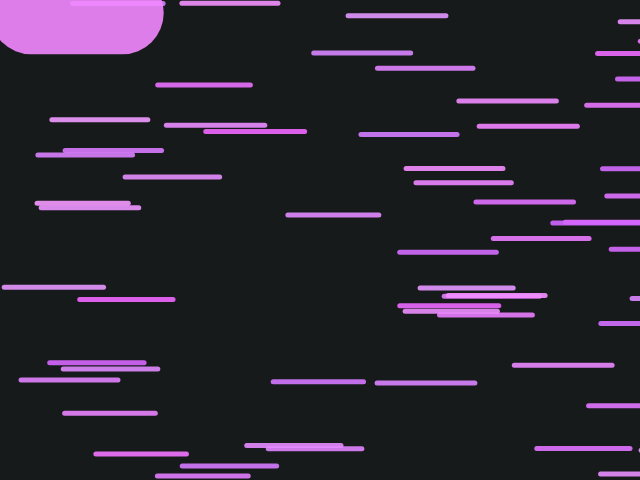
Frame 1 (no input)
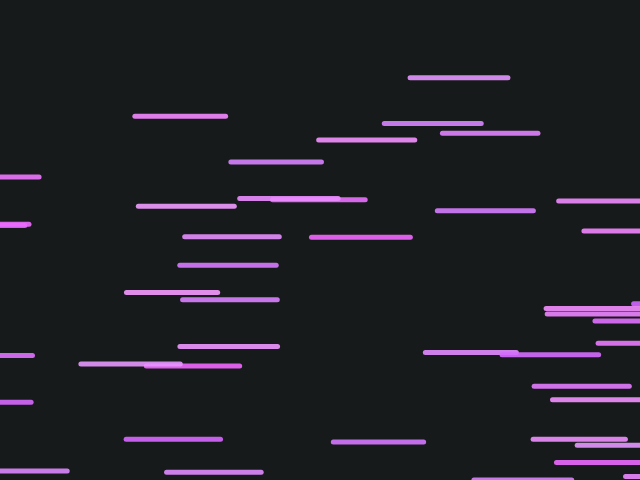
Frame 60 (no input)
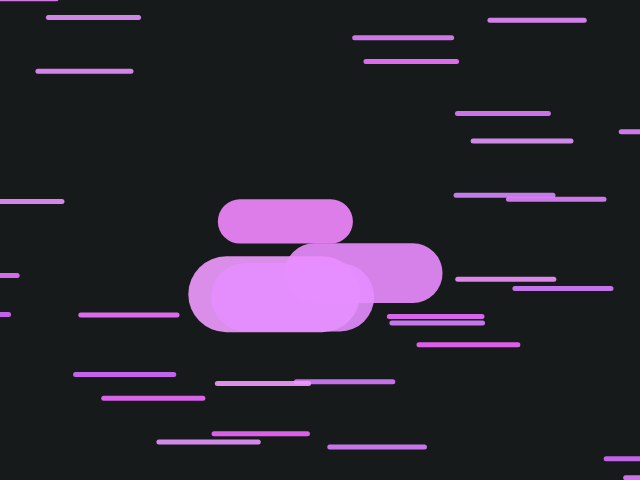
Frame 120 (the mouse pressed at the canvas centre since frame 60)

The p5.js sketch that drew these frames (run headless with seeded random() and noise() and a simulated clock; from frame 60 on, the mouse is pressed at the canvas centre):

// p5.js sketch
// ── sketch.js
//let myLine;
let myLines = []; 
let  totalLines = 60;
let colorHueInit = 80;

function setup() {
  createCanvas(640, 480);
  colorMode(HSB, 100);
   
  //myLine = new Diago(); 
  for (let i = 0; i < totalLines; i++) {
    myLines[i] = new Diago(); 
  }
 
}

function draw() {

background(50, 10, 10);

  if (mouseIsPressed) {
    fill(0);
  } else {
    fill(255, 255, 255);
  }

  for (let i = 0; i < totalLines; i++) {
  	myLines[i].move();
  	myLines[i].display();
  }

  
}

//Diagona line with other animations
class Diago{
	 
  constructor() {
    this.x = random(width);
    this.y = random(height);
    this.diameter = random(90, 100);
    this.speed = random(1, 3);;
    this.colorH = colorHueInit + random(-2, 2);
    this.colorS = 50 + random(-10, 10);
    this.colorV = 100;//colorHueInit + random(-10, 10);
  }

  move() {
    this.x += this.speed; //random(-this.speed, this.speed);
    this.y += this.speed; //random(-this.speed, this.speed);
    if(this.x > width + this.diameter){
    	this.x = -this.diameter;
    }
    if(this.y > height + this.diameter){
		this.y = -this.diameter;
    }
    //console.log('position line x =' +str(this.x));
    //console.log('position line y =' +str(this.y));
  }

  display() {
  	let d = float(dist(mouseX, mouseY, this.x+this.diameter*.5, this.y));
  	if(d<100)strokeWeight(5 + d);
    else strokeWeight(5);
  	stroke(this.colorH, this.colorS, this.colorV, 90);
    line(this.x, this.y, this.x+this.diameter, this.y);
  }

	
}
